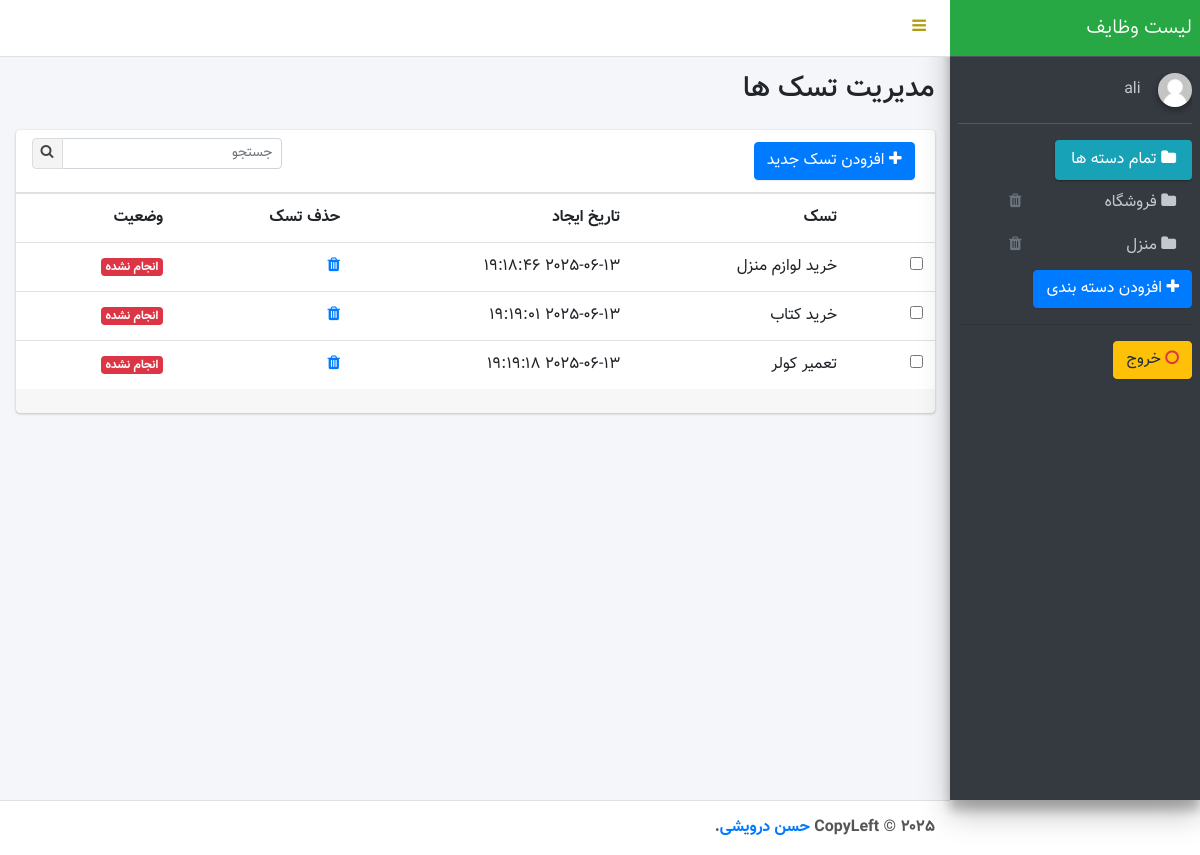
The page / (signed in) on the database as committed earlier.
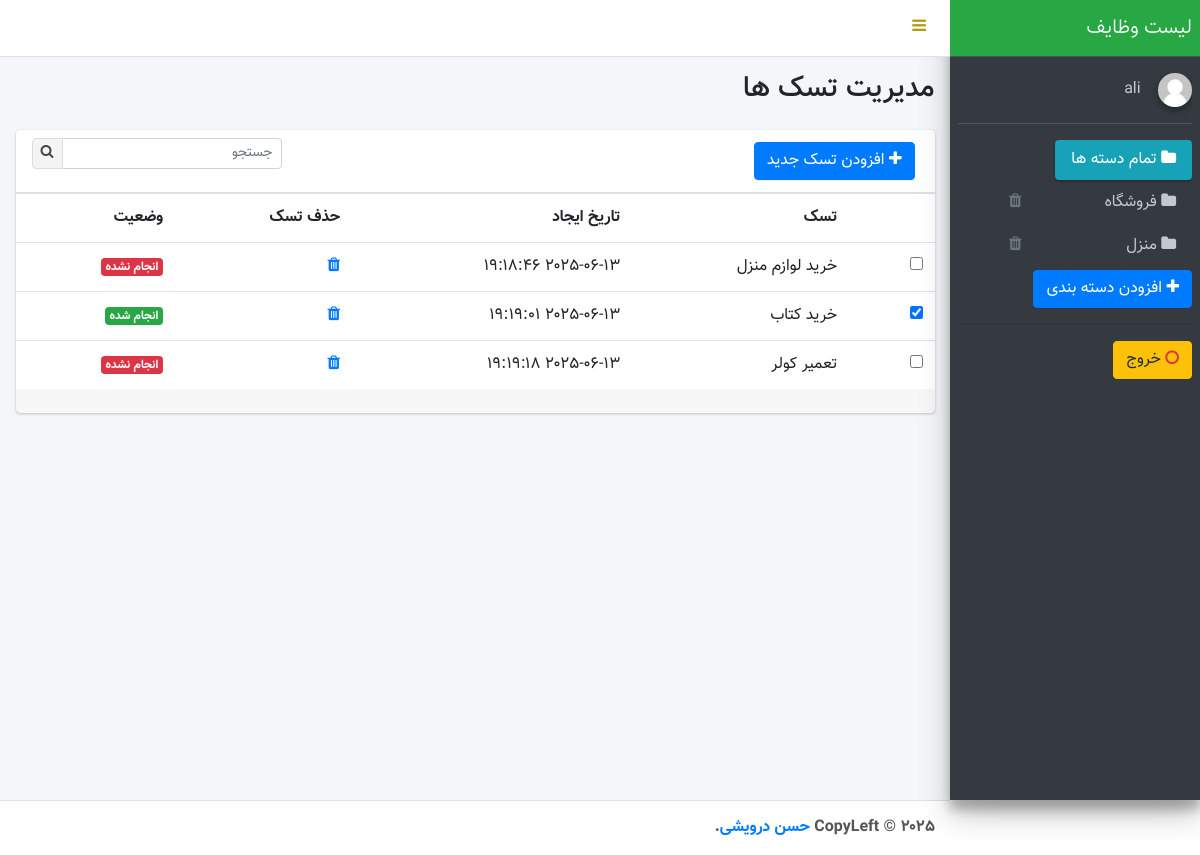
The same page on the database as committed later.
### tables this page shows
CREATE TABLE `folders` (
  `id` int(10) UNSIGNED NOT NULL,
  `name` varchar(128) NOT NULL,
  `user_id` int(10) UNSIGNED NOT NULL,
  `created_at` datetime NOT NULL DEFAULT current_timestamp()
);

CREATE TABLE `tasks` (
  `id` int(10) UNSIGNED NOT NULL,
  `title` varchar(512) NOT NULL,
  `user_id` int(10) UNSIGNED NOT NULL,
  `folder_id` int(10) UNSIGNED NOT NULL,
  `is_done` tinyint(1) NOT NULL DEFAULT 0,
  `created_at` datetime NOT NULL DEFAULT current_timestamp()
);

### index.php (called while the page is built, shortened)
<?php
$user = getLoggedInUser();
$folders = getFolders();
$tasks = getTasks();
include "views/tpl-index.php";

### libs/auth.php (called while the page is built, shortened)
<?php
function getCurrentUserId(){
	return getLoggedInUser()->id ?? 0;
}
function getLoggedInUser(){
		return $_SESSION['login'] ?? true ;
}

### libs/tasks.php (called while the page is built, shortened)
<?php
function getFolders(){
	global $pdo;
	$currentUserId = getCurrentUserId();
	$sql = "select * from folders where user_id = $currentUserId";
	$stmt = $pdo->prepare($sql);
	$stmt->execute();
	$records = $stmt->fetchAll(PDO::FETCH_OBJ);
	return $records;
}
function getTasks(){
	global $pdo;
	$currentUserId = getCurrentUserId();
	$folderCondition = '';
	$sql = "select * from tasks where user_id = $currentUserId $folderCondition";
	$stmt = $pdo->prepare($sql);
	$stmt->execute();
	$records = $stmt->fetchAll(PDO::FETCH_OBJ);
	return $records;
}
            ?>

### libs/helpers.php (called while the page is built, shortened)
<?php
function site_url($uri = ''){
	return BASE_URL . $uri;
}

### views/tpl-index.php (the view, shortened to what this page needs)
<!DOCTYPE html>
<html>
<head>
  <link rel="stylesheet" href="https://maxcdn.bootstrapcdn.com/font-awesome/4.4.0/css/font-awesome.min.css">
  <link rel="stylesheet" href="https://code.ionicframework.com/ionicons/2.0.1/css/ionicons.min.css">
  <link rel="stylesheet" href="assets/css/adminlte.min.css">
  <link rel="stylesheet" href="assets/css/bootstrap-rtl.min.css">
  <link rel="stylesheet" href="assets/css/custom-style.css">
</head>
<body class="hold-transition sidebar-mini">
<div class="wrapper">
  <nav class="main-header navbar navbar-expand bg-white navbar-light border-bottom">
    <ul class="navbar-nav">
      <li class="nav-item">
        <a class="nav-link" data-widget="pushmenu" href="#"><i class="fa fa-bars"></i></a>
      </li>
    </ul>
  </nav>
  <aside class="main-sidebar sidebar-dark-primary elevation-4">
    <a href="#" class="brand-link">
      <span class="brand-text font-weight-light">لیست وظایف</span>
    </a>
    <div class="sidebar">
      <div>
        <div class="user-panel mt-3 pb-3 mb-3 d-flex">
          <div class="image">
            <img src="assets/img/avatar.jpg" class="img-circle elevation-2" alt="User Image">
          </div>
          <div class="info">
            <a href="#" class="d-block"><?= $user->name ?? 'user'; ?></a>
          </div>
        </div>
        <nav class="mt-2">
          <ul class="nav nav-pills nav-sidebar flex-column " id="folder_list" data-widget="treeview" role="menu" data-accordion="false">
            <li class="nav-item">
              <a href="<?php echo BASE_URL ?>" style="float:right;" class="nav-link <?= isset($_GET['folder_id']) ? '' : 'active' ?> ">
                <i class="fa fa-folder" aria-hidden="true"></i>
                <p>تمام دسته ها</p>
              </a>
            </li>
			<?php foreach($folders as $folder): ?>
            <li class="nav-item">
              <a href="?folder_id=<?= $folder->id?>" style="float:right;" class="nav-link <?= (($_GET['folder_id'] ?? null) == $folder->id) ? 'active' : '' ?> ">
                <i class="fa fa-folder" aria-hidden="true"></i>
                <p><?= $folder->name; ?></p>
              </a>
			  <a href="?delete_folder=<?= $folder->id?>" onclick="return confirm('آیا از حذف آیتم مطمینید؟');">
			  	<span style="float:left;margin-left: 35px;cursor:pointer;"  class="nav-link">
				<i class="fa fa-trash" aria-hidden="true"></i>
				</span>
				</a>
            </li>
			<?php endforeach; ?>
          </ul>
			<button type="button" class="btn btn-primary" data-toggle="modal" data-target="#folderModal"><i class="nav-icon fa fa-plus"></i> افزودن دسته بندی </button>
			<hr>
			<a href="<?= site_url('?logout=1') ?>"><button type="button" class="btn btn-warning"><i class="nav-icon fa fa-circle-o text-danger"></i> خروج </button></a>
        </nav>
      </div>
    </div>
  </aside>
  <div class="content-wrapper">
    <section class="content-header">
      <div class="container-fluid">
        <div class="row mb-2">
          <div class="col-sm-6">
            <h1>مدیریت تسک ها</h1>
          </div>
        </div>
      </div>
    </section>
    <section class="content">
      <div class="container-fluid">
        <div class="row">
          <div class="col-12">
            <div class="card">
              <div class="card-header">
				<button type="button" class="btn btn-primary" data-toggle="modal" data-target="#taskModal"><i class="nav-icon fa fa-plus"></i> افزودن تسک جدید </button>
                <div class="card-tools">
                  <div class="input-group input-group-sm" style="width: 250px;">
					<input type="text" name="table_search" id="taskSearchInput" class="form-control float-right" placeholder="جستجو">
                    <div class="input-group-append">
                      <button type="submit" class="btn btn-default"><i class="fa fa-search"></i></button>
                    </div>
                  </div>
                </div>
              </div>
              <div class="card-body table-responsive p-0">
                <table class="table table-hover">
                  <tr>
                    <th></th>
                    <th>تسک</th>
                    <th>تاریخ ایجاد</th>
                    <th>حذف تسک</th>
                    <th>وضعیت</th>
                  </tr>
				  <?php if( sizeof($tasks)): ?>
				  <?php foreach($tasks as $task):?>
                  <tr>
					<td><input type="checkbox" style="cursor:pointer;" data-taskId = <?= $task->id ?> id="isDone" class="isDone" <?= $task->is_done ? 'checked' : '' ; ?>></td>
                    <td><?= $task->title; ?></td>
                    <td><span><?= $task->created_at; ?></span></td>
					<td>
					<a href="#" class="delete-task" data-task-id="<?= $task->id ?>">
					  <i class="fa fa-trash" aria-hidden="true"></i>
					</a>
					</td>
					<?php if($task->is_done): ?>
                    <td><span class="badge badge-success">انجام شده</span></td>
					<?php else: ?>
                    <td><span class="badge badge-danger">انجام نشده</span></td>
					<?php endif; ?>
                  </tr>
				  <?php endforeach; ?>
				  <?php else: ?>
				  <tr>
                    <td><span class="alert alert-warning">در حال حاضر تسکی برای این فولدر وجود ندارد...</span></td>
				  </tr>
				  <?php endif; ?>
                </table>
              </div>
				<div class="card-footer clearfix ">
            </div>
          </div>
        </div>
      </div>
    </section>
  </div>
  <footer class="main-footer">
    <strong>CopyLeft &copy; 2025 <a href="http://github.com/hesammousavi/">حسن درویشی</a>.</strong>
  </footer>
</div>
</body>
</html>

### assets/css/custom-style.css (style rules this page uses)
body { font-family: 'Vazir', sans-serif !important; }
ul { padding-inline-start: 0px; }
.sidebar { direction: ltr; }
.sidebar > div:first-child { direction: rtl; }
@media (min-width: 768px) { .content-wrapper, .main-footer, .main-header { transition: margin-right .3s ease-in-out; margin-right: 250px; margin-left : 0; z-index: 3000; } }
.main-sidebar { left: auto; right:0; }
.card-header>.card-tools { right:auto; left:1rem; }
.nav { padding-inline-start: 0px !important; }
.fa.fa-bars { color: #ae9d0e; }

Rows that differ between the two databases and show on the page:
changed tasks "خرید کتاب": is_done "☐" → "☑"; is_done "انجام نشده" → "انجام شده"
